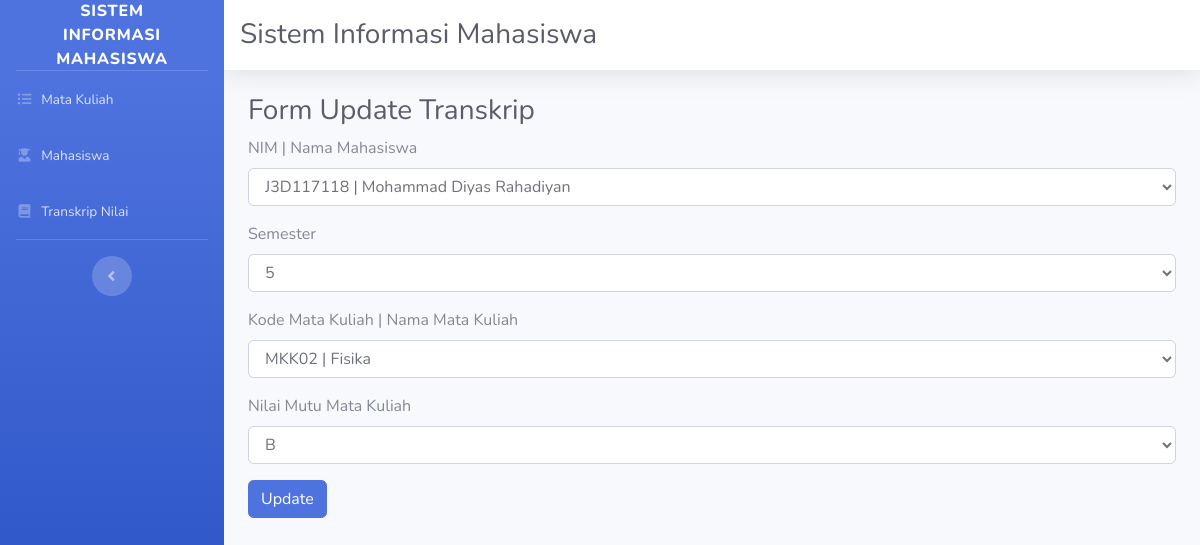
Screenshot of /index.php/transkrip/update_transkrip/1 with the database file from the repository.
### tables this page shows
CREATE TABLE `transkrip` (
  `id_transkrip` int(10) NOT NULL,
  `nim` varchar(20) NOT NULL,
  `nama_mahasiswa` varchar(100) NOT NULL,
  `semester` int(10) NOT NULL,
  `kode_matakuliah` varchar(10) NOT NULL,
  `mutu_matakuliah` varchar(10) NOT NULL
);

CREATE TABLE `mahasiswa` (
  `nim` varchar(20) NOT NULL,
  `nama_mahasiswa` varchar(100) NOT NULL,
  `semester` int(10) NOT NULL,
  `jurusan` varchar(100) NOT NULL
);

CREATE TABLE `matakuliah` (
  `kode_matakuliah` varchar(10) NOT NULL,
  `semester` int(10) NOT NULL,
  `nama_matakuliah` varchar(100) NOT NULL,
  `jurusan` varchar(100) NOT NULL
);

### application/controllers/transkrip.php (called while the page is built, shortened)
<?php
class Transkrip extends CI_Controller
{
    public function __construct()
    {
        $this->load->model('transkrip_model');
        $this->load->model('mahasiswa_model');
        $this->load->model('matakuliah_model');
    }
    public function update_transkrip($id_transkrip)
    {
        $query = $this->transkrip_model->getSingleTranskrip('transkrip.id_transkrip', $id_transkrip);
        $arrDataTranskrip['dataTaranskrip'] = $query->row_array();
        $this->load->view('transkrip_update', $arrDataTranskrip);
    }
}

### index.php (called while the page is built, shortened)
<?php
require_once BASEPATH.'core/CodeIgniter.php';

### application/models/transkrip_model.php (called while the page is built, shortened)
<?php
class Transkrip_model extends CI_Model
{
    public function getSingleTranskrip($field, $value)
    {
        $query_join = "SELECT mahasiswa.nim, mahasiswa.nama_mahasiswa,
            matakuliah.kode_matakuliah, matakuliah.nama_matakuliah, transkrip.id_transkrip,
            transkrip.mutu_matakuliah, transkrip.semester FROM transkrip
            INNER JOIN mahasiswa ON mahasiswa.nim = transkrip.nim
            INNER JOIN matakuliah ON matakuliah.kode_matakuliah = transkrip.kode_matakuliah
            WHERE " . $field . " = " . $value;
        return $this->db->query($query_join);
    }
}

### application/views/transkrip_update.php (the view, shortened to what this page needs)
<div class="container-fluid">
    <h1 class="h3 mb-2 text-gray-800">Form Update Transkrip</h1>
    <?php echo form_open(); ?>
        <div class="form-group">
            <label for="nim">NIM | Nama Mahasiswa</label>
            <select class="form-control" name="nim" id="nim">
                <option value="<?php echo $dataTaranskrip['nim'] ?>">
                <?php echo $dataTaranskrip['nim'] . " | " . $dataTaranskrip['nama_mahasiswa']; ?></option>
            </select>
        </div>
        <div class="form-group">
            <label for="semester">Semester</label>
            <select class="form-control" name="semester" id="semester">
                <option value="<?php echo $dataTaranskrip['semester'] ?>">
                <?php echo $dataTaranskrip['semester'] ?></option>
            </select>
        </div>
        <div class="form-group">
            <label for="kode_matakuliah">Kode Mata Kuliah | Nama Mata Kuliah</label>
            <select class="form-control" name="kode_matakuliah" id="kode_matakuliah">
                <option value="<?php echo $dataTaranskrip['kode_matakuliah'] ?>">
                <?php echo $dataTaranskrip['kode_matakuliah'] . " | " . $dataTaranskrip['nama_matakuliah'] ?></option>
            </select>
        </div>
        <div class="form-group">
            <label for="mutu_matakuliah">Nilai Mutu Mata Kuliah</label>
            <select class="form-control" name="mutu_matakuliah" id="mutu_matakuliah">
                <option value="<?php echo $dataTaranskrip['mutu_matakuliah'] ?>">
                <?php echo $dataTaranskrip['mutu_matakuliah'] ?></option>
            </select>
        </div>
        <div class="form-group">
            <button type="submit" class="btn btn-primary">Update</button>
        </div>
</div>

### rows the page displays
transkrip: nim "J3D117118 | Mohammad Diyas Rahadiyan", semester "5", kode_matakuliah "MKK02 | Fisika", mutu_matakuliah "B"
